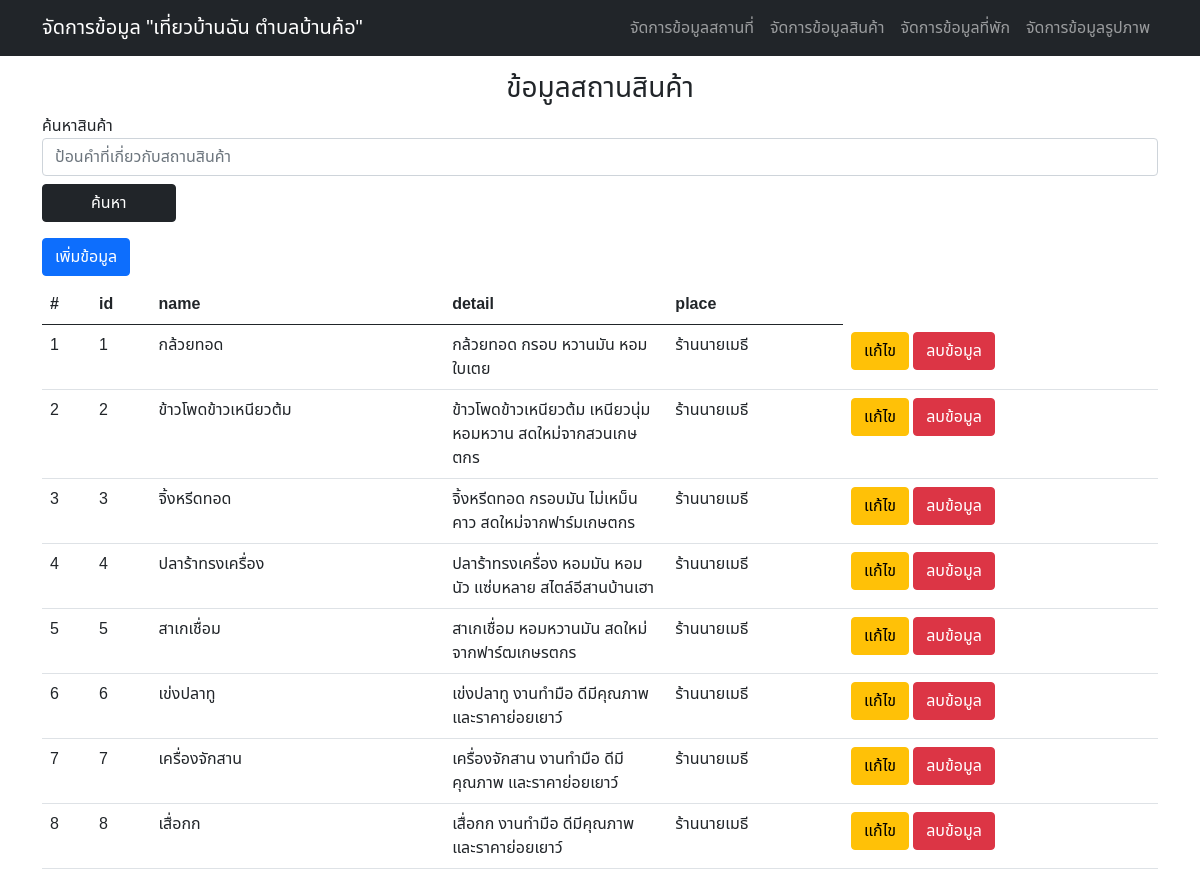
Screenshot of /project_webPro/admin/manage_products_page.php with the database file from the repository.
### tables this page shows
CREATE TABLE `products` (
  `id` int(11) NOT NULL COMMENT 'รหัสสินค้า',
  `name` varchar(50) NOT NULL COMMENT 'ชื่อสินค้า',
  `detail` text NOT NULL COMMENT 'รายละเอียด',
  `id_pln` int(11) DEFAULT NULL COMMENT 'รหัสสถานที่'
);

CREATE TABLE `place` (
  `id` int(11) NOT NULL COMMENT 'รหัสสถานที่',
  `name` varchar(50) NOT NULL COMMENT 'ชื่อสถานที่',
  `lat` text NOT NULL COMMENT 'ละติจูด',
  `lng` text NOT NULL COMMENT 'ลองจิจูด',
  `id_vill` int(11) DEFAULT NULL COMMENT 'รหัสหมู่บ้าน',
  `id_ctgry` int(11) DEFAULT NULL COMMENT 'รหัสประเภท',
  `detail` text NOT NULL COMMENT 'รายละเอียดสถานที่'
);

### project_webPro/admin/manage_products_page.php (the view, shortened to what this page needs)
<?php
require("../connectdb.php");
$sql = "SELECT pro.id as 'id', pro.name as 'name', pro.detail as 'detail', id_pln, p.name as 'place' FROM `products` as pro INNER JOIN place as p ON pro.id_pln = p.id;";
$result = mysqli_query($conn, $sql);
$i = 0;
?>
<html lang="en">
<head>
    <link rel="stylesheet" href="style.css" />
    <link href="https://cdn.jsdelivr.net/npm/bootstrap@5.0.2/dist/css/bootstrap.min.css" rel="stylesheet">
</head>
<body>
    <nav class="navbar navbar-expand-sm navbar-dark bg-dark fixed-top">
        <div class="container">
            <a href="index.php" class="navbar-brand">จัดการข้อมูล "เที่ยวบ้านฉัน ตำบลบ้านค้อ"</a>
            <div id="navbar1" class="collapse navbar-collapse">
                <ul class="navbar-nav ms-auto">
                    <li class="nav-item">
                        <a href="manage_place_page.php" class="nav-link">จัดการข้อมูลสถานที่</a>
                    </li>
                    <li class="nav-item">
                        <a href="manage_products_page.php" class="nav-link">จัดการข้อมูลสินค้า</a>
                    </li>
                    <li class="nav-item">
                        <a href="manage_hotel_page.php" class="nav-link">จัดการข้อมูลที่พัก</a>
                    </li>
                    <li class="nav-item">
                        <a href="manage_pic_page.php" class="nav-link">จัดการข้อมูลรูปภาพ</a>
                    </li>
                </ul>
            </div>
        </div>
    </nav>
    <br>
    <section class="manage-hotel my-5">
        <div class="container my-5">
            <h3 class="mt-5 text-center">ข้อมูลสถานสินค้า</h3>
            <form action="manage_products_search.php" class="form-group" method="post">
                <label for="">ค้นหาสินค้า</label>
                <input type="text" placeholder="ป้อนคำที่เกี่ยวกับสถานสินค้า" name="search_products" class="form-control">
                <input type="submit" value="ค้นหา" class="btn btn-dark my-2 px-5">
            </form>
            <a href="form/insertfrm_products.php" class="btn btn-primary my-2">เพิ่มข้อมูล</a>
            <table class="table table-hover">
                <thead>
                    <tr>
                        <th scope="col">#</th>
                        <th scope="col">id</th>
                        <th scope="col">name</th>
                        <th scope="col" style="width: 20%;">detail</th>
                        <th scope="col">place</th>
                    </tr>
                </thead>
                <tbody>
                    <?php while ($row = mysqli_fetch_array($result)) { ?>
                        <tr>
                            <td><?php echo $i + 1; ?></td>
                            <td><?php echo $row['id']; ?></td>
                            <td><?php echo $row['name']; ?></td>
                            <td><?php echo $row['detail']; ?></td>
                            <td><?php echo $row['place']; ?></td>
                            <td>
                                <a href="form/updatefrm_products.php?id=<?php echo $row['id']; ?>" class="btn btn-warning">แก้ไข</a>
                                <a href="manage/deleteData_products.php?id=<?php echo $row['id']; ?>" class="btn btn-danger" onclick="return confirm('คุณต้องการลบข้อมูลหรือไม่')">ลบข้อมูล</a>
                            </td>
                        </tr>
                    <?php
                        $i++;
                    }
                    ?>
                </tbody>
            </table>
        </div>
    </section>
</body>
</html>

### project_webPro/admin/style.css (style rules this page uses)
* { margin: 0; padding: 0; box-sizing: border-box; font-family: "Noto Sans Thai", sans-serif; }

### rows the page displays
products: id "1", name "กล้วยทอด", detail "กล้วยทอด กรอบ หวานมัน หอมใบเตย", id_pln.name "ร้านนายเมธี"
products: id "2", name "ข้าวโพดข้าวเหนียวต้ม", detail "ข้าวโพดข้าวเหนียวต้ม เหนียวนุ่ม หอมหวาน สดใหม่จากสวนเกษตกร", id_pln.name "ร้านนายเมธี"
products: id "3", name "จิ้งหรีดทอด", detail "จิ้งหรีดทอด กรอบมัน ไม่เหม็นคาว สดใหม่จากฟาร์มเกษตกร", id_pln.name "ร้านนายเมธี"
products: id "4", name "ปลาร้าทรงเครื่อง", detail "ปลาร้าทรงเครื่อง หอมมัน หอมนัว แซ่บหลาย สไตล์อีสานบ้านเฮา", id_pln.name "ร้านนายเมธี"
products: id "5", name "สาเกเชื่อม", detail "สาเกเชื่อม หอมหวานมัน สดใหม่จากฟาร์ฒเกษรตกร", id_pln.name "ร้านนายเมธี"
products: id "6", name "เข่งปลาทู", detail "เข่งปลาทู งานทำมือ ดีมีคุณภาพ และราคาย่อยเยาว์", id_pln.name "ร้านนายเมธี"
products: id "7", name "เครื่องจักสาน", detail "เครื่องจักสาน งานทำมือ ดีมีคุณภาพ และราคาย่อยเยาว์", id_pln.name "ร้านนายเมธี"
products: id "8", name "เสื่อกก", detail "เสื่อกก งานทำมือ ดีมีคุณภาพ และราคาย่อยเยาว์", id_pln.name "ร้านนายเมธี"
